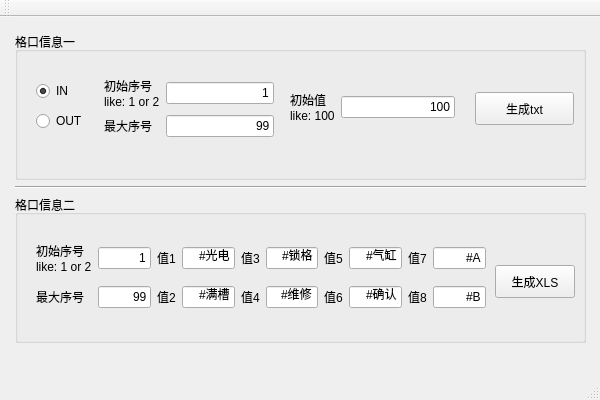
<?xml version="1.0" encoding="UTF-8"?>
<ui version="4.0">
 <class>MainWindow</class>
 <widget class="QMainWindow" name="MainWindow">
  <property name="geometry">
   <rect>
    <x>0</x>
    <y>0</y>
    <width>600</width>
    <height>400</height>
   </rect>
  </property>
  <property name="minimumSize">
   <size>
    <width>600</width>
    <height>400</height>
   </size>
  </property>
  <property name="maximumSize">
   <size>
    <width>600</width>
    <height>400</height>
   </size>
  </property>
  <property name="windowTitle">
   <string>闻总专用</string>
  </property>
  <widget class="QWidget" name="centralWidget">
   <widget class="QWidget" name="verticalLayoutWidget">
    <property name="geometry">
     <rect>
      <x>10</x>
      <y>10</y>
      <width>581</width>
      <height>321</height>
     </rect>
    </property>
    <layout class="QVBoxLayout" name="verticalLayout">
     <property name="sizeConstraint">
      <enum>QLayout::SetDefaultConstraint</enum>
     </property>
     <property name="leftMargin">
      <number>5</number>
     </property>
     <property name="topMargin">
      <number>5</number>
     </property>
     <property name="rightMargin">
      <number>5</number>
     </property>
     <property name="bottomMargin">
      <number>5</number>
     </property>
     <item>
      <layout class="QHBoxLayout" name="horizontalLayout">
       <item>
        <widget class="QGroupBox" name="gekou_groupBox">
         <property name="title">
          <string>格口信息一</string>
         </property>
         <widget class="QWidget" name="gridLayoutWidget">
          <property name="geometry">
           <rect>
            <x>10</x>
            <y>20</y>
            <width>451</width>
            <height>111</height>
           </rect>
          </property>
          <layout class="QGridLayout" name="gridLayout">
           <item row="0" column="0">
            <layout class="QVBoxLayout" name="verticalLayout_2">
             <property name="rightMargin">
              <number>10</number>
             </property>
             <item>
              <widget class="QRadioButton" name="in_radioButton">
               <property name="maximumSize">
                <size>
                 <width>120</width>
                 <height>16777215</height>
                </size>
               </property>
               <property name="text">
                <string>IN</string>
               </property>
               <property name="checked">
                <bool>true</bool>
               </property>
              </widget>
             </item>
             <item>
              <widget class="QRadioButton" name="out_radioButton">
               <property name="maximumSize">
                <size>
                 <width>120</width>
                 <height>16777215</height>
                </size>
               </property>
               <property name="text">
                <string>OUT</string>
               </property>
              </widget>
             </item>
            </layout>
           </item>
           <item row="0" column="1">
            <layout class="QHBoxLayout" name="horizontalLayout_4">
             <property name="rightMargin">
              <number>10</number>
             </property>
             <item>
              <layout class="QGridLayout" name="gridLayout_2">
               <property name="rightMargin">
                <number>10</number>
               </property>
               <item row="0" column="0">
                <widget class="QLabel" name="num_label">
                 <property name="text">
                  <string>初始序号
like: 1 or 2</string>
                 </property>
                </widget>
               </item>
               <item row="0" column="1">
                <widget class="QLineEdit" name="num_lineEdit">
                 <property name="text">
                  <string>1</string>
                 </property>
                 <property name="alignment">
                  <set>Qt::AlignRight|Qt::AlignTrailing|Qt::AlignVCenter</set>
                 </property>
                </widget>
               </item>
               <item row="1" column="0">
                <widget class="QLabel" name="max_num_label">
                 <property name="text">
                  <string>最大序号</string>
                 </property>
                </widget>
               </item>
               <item row="1" column="1">
                <widget class="QLineEdit" name="max_num_lineEdit">
                 <property name="text">
                  <string>99</string>
                 </property>
                 <property name="alignment">
                  <set>Qt::AlignRight|Qt::AlignTrailing|Qt::AlignVCenter</set>
                 </property>
                </widget>
               </item>
              </layout>
             </item>
             <item>
              <widget class="QLabel" name="value_label">
               <property name="text">
                <string>初始值
like: 100</string>
               </property>
              </widget>
             </item>
             <item>
              <widget class="QLineEdit" name="value_lineEdit">
               <property name="text">
                <string>100</string>
               </property>
               <property name="alignment">
                <set>Qt::AlignRight|Qt::AlignTrailing|Qt::AlignVCenter</set>
               </property>
              </widget>
             </item>
            </layout>
           </item>
          </layout>
         </widget>
         <widget class="QPushButton" name="gene_txt_pushButton">
          <property name="geometry">
           <rect>
            <x>460</x>
            <y>60</y>
            <width>99</width>
            <height>33</height>
           </rect>
          </property>
          <property name="maximumSize">
           <size>
            <width>99</width>
            <height>33</height>
           </size>
          </property>
          <property name="text">
           <string>生成txt</string>
          </property>
         </widget>
        </widget>
       </item>
      </layout>
     </item>
     <item>
      <widget class="Line" name="line">
       <property name="orientation">
        <enum>Qt::Horizontal</enum>
       </property>
      </widget>
     </item>
     <item>
      <layout class="QHBoxLayout" name="horizontalLayout_2">
       <item>
        <widget class="QGroupBox" name="gekou_groupBox_2">
         <property name="title">
          <string>格口信息二</string>
         </property>
         <widget class="QWidget" name="horizontalLayoutWidget_5">
          <property name="geometry">
           <rect>
            <x>10</x>
            <y>30</y>
            <width>481</width>
            <height>101</height>
           </rect>
          </property>
          <layout class="QHBoxLayout" name="horizontalLayout_7">
           <property name="rightMargin">
            <number>10</number>
           </property>
           <item>
            <layout class="QGridLayout" name="gridLayout_3">
             <property name="rightMargin">
              <number>10</number>
             </property>
             <item row="0" column="8">
              <widget class="QLabel" name="value_label_7">
               <property name="text">
                <string>值7</string>
               </property>
              </widget>
             </item>
             <item row="0" column="5">
              <widget class="QLineEdit" name="value_lineEdit_03">
               <property name="text">
                <string>#锁格</string>
               </property>
               <property name="alignment">
                <set>Qt::AlignRight|Qt::AlignTrailing|Qt::AlignVCenter</set>
               </property>
              </widget>
             </item>
             <item row="0" column="0">
              <widget class="QLabel" name="num_label_2">
               <property name="text">
                <string>初始序号
like: 1 or 2</string>
               </property>
              </widget>
             </item>
             <item row="1" column="2">
              <widget class="QLabel" name="value_label_2">
               <property name="text">
                <string>值2</string>
               </property>
              </widget>
             </item>
             <item row="0" column="1">
              <widget class="QLineEdit" name="num_lineEdit_2">
               <property name="text">
                <string>1</string>
               </property>
               <property name="alignment">
                <set>Qt::AlignRight|Qt::AlignTrailing|Qt::AlignVCenter</set>
               </property>
              </widget>
             </item>
             <item row="0" column="2">
              <widget class="QLabel" name="value_label_1">
               <property name="text">
                <string>值1</string>
               </property>
              </widget>
             </item>
             <item row="0" column="4">
              <widget class="QLabel" name="value_label_3">
               <property name="text">
                <string>值3</string>
               </property>
              </widget>
             </item>
             <item row="1" column="3">
              <widget class="QLineEdit" name="value_lineEdit_02">
               <property name="text">
                <string>#满槽</string>
               </property>
               <property name="alignment">
                <set>Qt::AlignRight|Qt::AlignTrailing|Qt::AlignVCenter</set>
               </property>
              </widget>
             </item>
             <item row="1" column="0">
              <widget class="QLabel" name="max_num_label_2">
               <property name="text">
                <string>最大序号</string>
               </property>
              </widget>
             </item>
             <item row="1" column="1">
              <widget class="QLineEdit" name="max_num_lineEdit_2">
               <property name="text">
                <string>99</string>
               </property>
               <property name="alignment">
                <set>Qt::AlignRight|Qt::AlignTrailing|Qt::AlignVCenter</set>
               </property>
              </widget>
             </item>
             <item row="0" column="7">
              <widget class="QLineEdit" name="value_lineEdit_05">
               <property name="text">
                <string>#气缸</string>
               </property>
               <property name="alignment">
                <set>Qt::AlignRight|Qt::AlignTrailing|Qt::AlignVCenter</set>
               </property>
              </widget>
             </item>
             <item row="1" column="4">
              <widget class="QLabel" name="value_label_4">
               <property name="text">
                <string>值4</string>
               </property>
              </widget>
             </item>
             <item row="0" column="6">
              <widget class="QLabel" name="value_label_5">
               <property name="text">
                <string>值5</string>
               </property>
              </widget>
             </item>
             <item row="1" column="5">
              <widget class="QLineEdit" name="value_lineEdit_04">
               <property name="text">
                <string>#维修</string>
               </property>
               <property name="alignment">
                <set>Qt::AlignRight|Qt::AlignTrailing|Qt::AlignVCenter</set>
               </property>
              </widget>
             </item>
             <item row="0" column="3">
              <widget class="QLineEdit" name="value_lineEdit_01">
               <property name="text">
                <string>#光电</string>
               </property>
               <property name="alignment">
                <set>Qt::AlignRight|Qt::AlignTrailing|Qt::AlignVCenter</set>
               </property>
              </widget>
             </item>
             <item row="0" column="9">
              <widget class="QLineEdit" name="value_lineEdit_07">
               <property name="text">
                <string>#A</string>
               </property>
               <property name="alignment">
                <set>Qt::AlignRight|Qt::AlignTrailing|Qt::AlignVCenter</set>
               </property>
              </widget>
             </item>
             <item row="1" column="6">
              <widget class="QLabel" name="value_label_6">
               <property name="text">
                <string>值6</string>
               </property>
              </widget>
             </item>
             <item row="1" column="8">
              <widget class="QLabel" name="value_label_8">
               <property name="text">
                <string>值8</string>
               </property>
              </widget>
             </item>
             <item row="1" column="7">
              <widget class="QLineEdit" name="value_lineEdit_06">
               <property name="text">
                <string>#确认</string>
               </property>
               <property name="alignment">
                <set>Qt::AlignRight|Qt::AlignTrailing|Qt::AlignVCenter</set>
               </property>
              </widget>
             </item>
             <item row="1" column="9">
              <widget class="QLineEdit" name="value_lineEdit_08">
               <property name="text">
                <string>#B</string>
               </property>
               <property name="alignment">
                <set>Qt::AlignRight|Qt::AlignTrailing|Qt::AlignVCenter</set>
               </property>
              </widget>
             </item>
            </layout>
           </item>
          </layout>
         </widget>
         <widget class="QPushButton" name="gene_xls_pushButton">
          <property name="geometry">
           <rect>
            <x>480</x>
            <y>70</y>
            <width>80</width>
            <height>33</height>
           </rect>
          </property>
          <property name="text">
           <string>生成XLS</string>
          </property>
         </widget>
        </widget>
       </item>
      </layout>
     </item>
    </layout>
   </widget>
  </widget>
  <widget class="QMenuBar" name="menuBar">
   <property name="geometry">
    <rect>
     <x>0</x>
     <y>0</y>
     <width>600</width>
     <height>22</height>
    </rect>
   </property>
  </widget>
  <widget class="QToolBar" name="mainToolBar">
   <attribute name="toolBarArea">
    <enum>TopToolBarArea</enum>
   </attribute>
   <attribute name="toolBarBreak">
    <bool>false</bool>
   </attribute>
  </widget>
  <widget class="QStatusBar" name="statusBar"/>
 </widget>
 <layoutdefault spacing="6" margin="11"/>
 <resources/>
 <connections/>
</ui>
